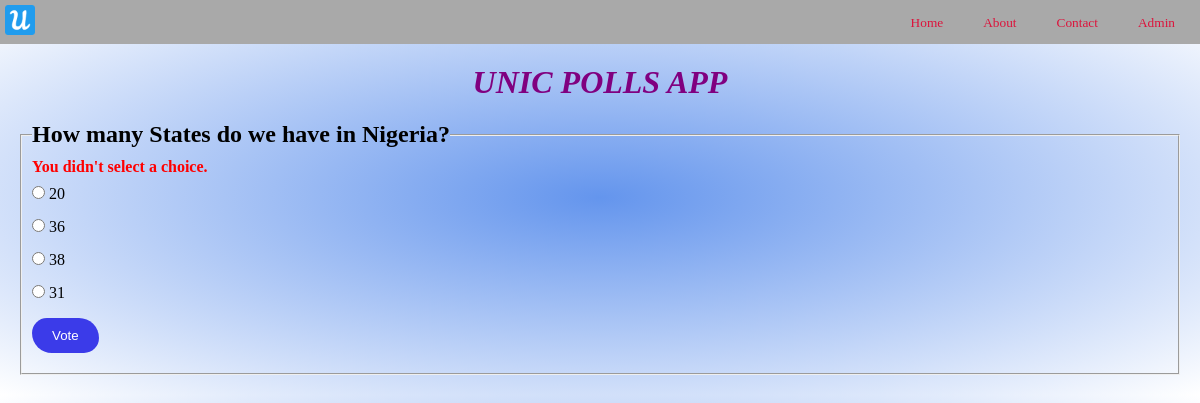
The page /2/vote/ on the database its author committed.
### core/models.py (models this page shows, shortened)
class Question(models.Model):
    question_text = models.CharField(max_length=200)
    pub_date = models.DateTimeField(auto_now_add=True)

class Choice(models.Model):
    question = models.ForeignKey(Question,on_delete=models.CASCADE)
    choice_text = models.CharField(max_length=200)
    votes = models.IntegerField(default=0)
    def __str__(self):
        return self.choice_text

### core/views.py (the view)
# urls.py: path('<int:question_id>/vote/',views.vote,name='vote')
def vote(request, question_id):
    question = get_object_or_404(Question, pk=question_id)
    try:
        selected_choice = question.choice_set.get(pk=request.POST['choice'])
    except (KeyError, Choice.DoesNotExist):
        return render(request, 'question_detail.html', {
            'question': question,
            'error_message': "You didn't select a choice.",
        })
    else:
        selected_choice.votes += 1
        selected_choice.save()
        return HttpResponseRedirect(reverse('results', args=(question.id,)))

### core/templates/question_detail.html (shortened to what this page needs)
{% extends 'base.html' %}
{% block content %}
<form action="{% url 'vote' question.id %}" method="post">
    <div>
        <fieldset>
            <legend>
                <h2>{{question.question_text}}?</h2>
            </legend>
            {% if error_message %}
            <p style="color: red;">
                <strong> {{error_message}} </strong>
            </p>
            {% endif %}
            {% for choice in question.choice_set.all %}
            <div>
                <input type="radio" name="choice" id="{{choice.id}}" value="{{choice.id}}">
                <label for="{{choice.id}}">{{choice}}</label>
            </div>
            {% endfor %}
            <button type="submit">Vote</button>
        </fieldset>
    </div>
</form>
{% endblock content %}

### core/static/polls.css (style rules this page uses)
* { padding: 0; margin: 0; }
body { background: radial-gradient(cornflowerblue,white); }
form { padding: 20px; }
fieldset { padding: 10px; }
input { margin: 10px 0px; }
button { margin: 10px 0px; border: none; padding: 10px 20px; background-color: rgb(59, 59, 233); color: white; border-radius: 15px 20px; }

### rows shown on the page
Question: question_text "How many States do we have in Nigeria"
Choice: choice_text "20"
Choice: choice_text "36"
Choice: choice_text "38"
Choice: choice_text "31"

### other values the page prints
{{ error_message }} "You didn't select a choice."
